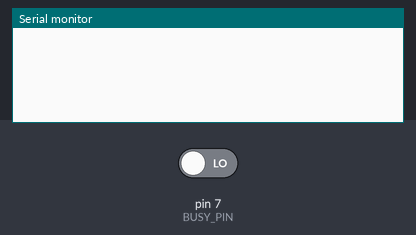
Simulated run of this sketch. Board: Arduino Uno, built with avr-gcc and run on an emulated ATmega328P. Shown: the last lines printed to the serial monitor. Inputs (shaded band) come from the test bench; at power-on: pin 7 (BUSY_PIN) LOW.

Above: at 1.2 s.
1.3 s: pin 7 (BUSY_PIN) driven HIGH
At 1.6 s:
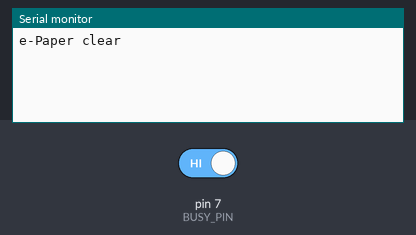
At 3.5 s:
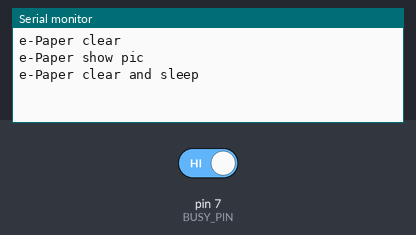

Measured:
- after the input at 1.3 s, the serial monitor: prints a new line after 0.20 s (image 1)

The sketch:

epd2in9d.ino
```cpp
#include <SPI.h>
#include "epd2in9d.h"
#include "imagedata.h"

Epd epd;

void setup()
{
    // put your setup code here, to run once:
    Serial.begin(9600);
    if (epd.Init() != 0) {
        Serial.println("e-Paper init failed");
        return;
    }

    Serial.println("e-Paper clear");
    epd.Clear();

    Serial.println("e-Paper show pic");
    epd.Display(IMAGE_DATA);

    Serial.println("e-Paper clear and sleep");
    epd.Clear();
    epd.Sleep();

}

void loop()
{

}
```

epd2in9d.cpp
```cpp
// (licence header left out)
#include <stdlib.h>
#include "epd2in9d.h"

/**
 * full screen update LUT
**/
const unsigned char EPD_2IN9D_lut_vcomDC[] = {
    0x00, 0x08, 0x00, 0x00, 0x00, 0x02,
    0x60, 0x28, 0x28, 0x00, 0x00, 0x01,
    0x00, 0x14, 0x00, 0x00, 0x00, 0x01,
    0x00, 0x12, 0x12, 0x00, 0x00, 0x01,
    0x00, 0x00, 0x00, 0x00, 0x00, 0x00,
    0x00, 0x00, 0x00, 0x00, 0x00, 0x00,
    0x00, 0x00, 0x00, 0x00, 0x00, 0x00,
    0x00, 0x00,
};
const unsigned char EPD_2IN9D_lut_ww[] = {
    0x40, 0x08, 0x00, 0x00, 0x00, 0x02,
    0x90, 0x28, 0x28, 0x00, 0x00, 0x01,
    0x40, 0x14, 0x00, 0x00, 0x00, 0x01,
    0xA0, 0x12, 0x12, 0x00, 0x00, 0x01,
    0x00, 0x00, 0x00, 0x00, 0x00, 0x00,
    0x00, 0x00, 0x00, 0x00, 0x00, 0x00,
    0x00, 0x00, 0x00, 0x00, 0x00, 0x00,
};
const unsigned char EPD_2IN9D_lut_bw[] = {
    0x40, 0x17, 0x00, 0x00, 0x00, 0x02,
    0x90, 0x0F, 0x0F, 0x00, 0x00, 0x03,
    0x40, 0x0A, 0x01, 0x00, 0x00, 0x01,
    0xA0, 0x0E, 0x0E, 0x00, 0x00, 0x02,
    0x00, 0x00, 0x00, 0x00, 0x00, 0x00,
    0x00, 0x00, 0x00, 0x00, 0x00, 0x00,
    0x00, 0x00, 0x00, 0x00, 0x00, 0x00,
};
const unsigned char EPD_2IN9D_lut_wb[] = {
    0x80, 0x08, 0x00, 0x00, 0x00, 0x02,
    0x90, 0x28, 0x28, 0x00, 0x00, 0x01,
    0x80, 0x14, 0x00, 0x00, 0x00, 0x01,
    0x50, 0x12, 0x12, 0x00, 0x00, 0x01,
    0x00, 0x00, 0x00, 0x00, 0x00, 0x00,
    0x00, 0x00, 0x00, 0x00, 0x00, 0x00,
    0x00, 0x00, 0x00, 0x00, 0x00, 0x00,
};
const unsigned char EPD_2IN9D_lut_bb[] = {
    0x80, 0x08, 0x00, 0x00, 0x00, 0x02,
    0x90, 0x28, 0x28, 0x00, 0x00, 0x01,
    0x80, 0x14, 0x00, 0x00, 0x00, 0x01,
    0x50, 0x12, 0x12, 0x00, 0x00, 0x01,
    0x00, 0x00, 0x00, 0x00, 0x00, 0x00,
    0x00, 0x00, 0x00, 0x00, 0x00, 0x00,
    0x00, 0x00, 0x00, 0x00, 0x00, 0x00,
};


/**
 * partial screen update LUT
**/
const unsigned char EPD_2IN9D_lut_vcom1[] = {
    0x00, 0x19, 0x01, 0x00, 0x00, 0x01,
    0x00, 0x00, 0x00, 0x00, 0x00, 0x00,
    0x00, 0x00, 0x00, 0x00, 0x00, 0x00,
    0x00, 0x00, 0x00, 0x00, 0x00, 0x00,
    0x00, 0x00, 0x00, 0x00, 0x00, 0x00,
    0x00, 0x00, 0x00, 0x00, 0x00, 0x00,
    0x00, 0x00, 0x00, 0x00, 0x00, 0x00
    ,0x00, 0x00,
};
const unsigned char EPD_2IN9D_lut_ww1[] = {
    0x00, 0x19, 0x01, 0x00, 0x00, 0x01,
    0x00, 0x00, 0x00, 0x00, 0x00, 0x00,
    0x00, 0x00, 0x00, 0x00, 0x00, 0x00,
    0x00, 0x00, 0x00, 0x00, 0x00, 0x00,
    0x00, 0x00, 0x00, 0x00, 0x00, 0x00,
    0x00, 0x00, 0x00, 0x00, 0x00, 0x00,
    0x00, 0x00, 0x00, 0x00, 0x00, 0x00,
};
const unsigned char EPD_2IN9D_lut_bw1[] = {
    0x80, 0x19, 0x01, 0x00, 0x00, 0x01,
    0x00, 0x00, 0x00, 0x00, 0x00, 0x00,
    0x00, 0x00, 0x00, 0x00, 0x00, 0x00,
    0x00, 0x00, 0x00, 0x00, 0x00, 0x00,
    0x00, 0x00, 0x00, 0x00, 0x00, 0x00,
    0x00, 0x00, 0x00, 0x00, 0x00, 0x00,
    0x00, 0x00, 0x00, 0x00, 0x00, 0x00,
};
const unsigned char EPD_2IN9D_lut_wb1[] = {
    0x40, 0x19, 0x01, 0x00, 0x00, 0x01,
    0x00, 0x00, 0x00, 0x00, 0x00, 0x00,
    0x00, 0x00, 0x00, 0x00, 0x00, 0x00,
    0x00, 0x00, 0x00, 0x00, 0x00, 0x00,
    0x00, 0x00, 0x00, 0x00, 0x00, 0x00,
    0x00, 0x00, 0x00, 0x00, 0x00, 0x00,
    0x00, 0x00, 0x00, 0x00, 0x00, 0x00,
};
const unsigned char EPD_2IN9D_lut_bb1[] = {
    0x00, 0x19, 0x01, 0x00, 0x00, 0x01,
    0x00, 0x00, 0x00, 0x00, 0x00, 0x00,
    0x00, 0x00, 0x00, 0x00, 0x00, 0x00,
    0x00, 0x00, 0x00, 0x00, 0x00, 0x00,
    0x00, 0x00, 0x00, 0x00, 0x00, 0x00,
    0x00, 0x00, 0x00, 0x00, 0x00, 0x00,
    0x00, 0x00, 0x00, 0x00, 0x00, 0x00,
};

Epd::~Epd()
{
};

Epd::Epd()
{
    reset_pin = RST_PIN;
    dc_pin = DC_PIN;
    cs_pin = CS_PIN;
    busy_pin = BUSY_PIN;
    width = EPD_WIDTH;
    height = EPD_HEIGHT;
};

/**
 *  @brief: basic function for sending commands
 */
void Epd::SendCommand(unsigned char command)
{
    DigitalWrite(dc_pin, LOW);
    SpiTransfer(command);
}

/**
 *  @brief: basic function for sending data
 */
void Epd::SendData(unsigned char data)
{
    DigitalWrite(dc_pin, HIGH);
    SpiTransfer(data);
}

/**
 *  @brief: Wait until the busy_pin goes HIGH
 */
void Epd::WaitUntilIdle(void)
{
    char busy;
    do {
        SendCommand(0x71);
        busy = DigitalRead(busy_pin);
        busy =!(busy & 0x01);
    } while(busy);
    DelayMs(200);
}


/******************************************************************************
function :	LUT download
parameter:
******************************************************************************/
void Epd::SetFullReg(void)
{
    SendCommand(0X50);			//VCOM AND DATA INTERVAL SETTING
    SendData(0xb7);		//WBmode:VBDF 17|D7 VBDW 97 VBDB 57		WBRmode:VBDF F7 VBDW 77 VBDB 37  VBDR B7

    unsigned int count;
    SendCommand(0x20);
    for(count=0; count<44; count++) {
        SendData(EPD_2IN9D_lut_vcomDC[count]);
    }

    SendCommand(0x21);
    for(count=0; count<42; count++) {
        SendData(EPD_2IN9D_lut_ww[count]);
    }

    SendCommand(0x22);
    for(count=0; count<42; count++) {
        SendData(EPD_2IN9D_lut_bw[count]);
    }

    SendCommand(0x23);
    for(count=0; count<42; count++) {
        SendData(EPD_2IN9D_lut_wb[count]);
    }

    SendCommand(0x24);
    for(count=0; count<42; count++) {
        SendData(EPD_2IN9D_lut_bb[count]);
    }
}

/******************************************************************************
function :	LUT download
parameter:
******************************************************************************/
void Epd::SetPartReg(void)
{
    SendCommand(0x82);			//vcom_DC setting
    SendData(0x00);
    SendCommand(0X50);
    SendData(0xb7);

    unsigned int count;
    SendCommand(0x20);
    for(count=0; count<44; count++) {
        SendData(EPD_2IN9D_lut_vcom1[count]);
    }

    SendCommand(0x21);
    for(count=0; count<42; count++) {
        SendData(EPD_2IN9D_lut_ww1[count]);
    }

    SendCommand(0x22);
    for(count=0; count<42; count++) {
        SendData(EPD_2IN9D_lut_bw1[count]);
    }

    SendCommand(0x23);
    for(count=0; count<42; count++) {
        SendData(EPD_2IN9D_lut_wb1[count]);
    }

    SendCommand(0x24);
    for(count=0; count<42; count++) {
        SendData(EPD_2IN9D_lut_bb1[count]);
    }
}

void Epd::TurnOnDisplay(void)
{
    SendCommand(0x12);		 //DISPLAY REFRESH
    DelayMs(10);     //!!!The delay here is necessary, 200uS at least!!!

    WaitUntilIdle();
}

int Epd::Init(void)
{
    /* this calls the peripheral hardware interface, see epdif */
    if (IfInit() != 0) {
        return -1;
    }

    Reset();

    SendCommand(0x01);	//POWER SETTING
    SendData(0x03);
    SendData(0x00);
    SendData(0x2b);
    SendData(0x2b);
    SendData(0x03);

    SendCommand(0x06);	//boost soft start
    SendData(0x17);     //A
    SendData(0x17);     //B
    SendData(0x17);     //C

    SendCommand(0x04);
    WaitUntilIdle();

    SendCommand(0x00);	//panel setting
    SendData(0xbf);     //LUT from OTP，128x296
    SendData(0x0e);     //VCOM to 0V fast

    SendCommand(0x30);	//PLL setting
    SendData(0x3a);     // 3a 100HZ   29 150Hz 39 200HZ	31 171HZ

    SendCommand(0x61);	//resolution setting
    SendData(EPD_WIDTH);
    SendData((EPD_HEIGHT >> 8) & 0xff);
    SendData(EPD_HEIGHT & 0xff);

    SendCommand(0x82);	//vcom_DC setting
    SendData(0x28);

    return 0;
}

/**
 *  @brief: module reset.
 *          often used to awaken the module in deep sleep,
 *          see Epd::Sleep();
 */
void Epd::Reset(void)
{
    DigitalWrite(reset_pin, HIGH);
    DelayMs(200);
    DigitalWrite(reset_pin, LOW);                //module reset
    DelayMs(10);
    DigitalWrite(reset_pin, HIGH);
    DelayMs(200);
}

void Epd::Clear(void)
{
    int w, h;
    w = (EPD_WIDTH % 8 == 0)? (EPD_WIDTH / 8 ): (EPD_WIDTH / 8 + 1);
    h = EPD_HEIGHT;

    SendCommand(0x10);
    for (int j = 0; j < h; j++) {
        for (int i = 0; i < w; i++) {
            SendData(0x00);
        }
    }

    SendCommand(0x13);
    for (int j = 0; j < h; j++) {
        for (int i = 0; i < w; i++) {
            SendData(0xFF);
        }
    }

    SetFullReg();
    TurnOnDisplay();
}

void Epd::Display(const unsigned char* frame_buffer)
{
    int w = (EPD_WIDTH % 8 == 0)? (EPD_WIDTH / 8 ): (EPD_WIDTH / 8 + 1);
    int h = EPD_HEIGHT;

    SendCommand(0x10);
    for (int j = 0; j < h; j++) {
        for (int i = 0; i < w; i++) {
            SendData(0x00);
        }
    }
    // Dev_Delay_ms(10);

    SendCommand(0x13);
    for (int j = 0; j < h; j++) {
        for (int i = 0; i < w; i++) {
            SendData(pgm_read_byte(&frame_buffer[i + j * w]));
        }
    }
    // Dev_Delay_ms(10);

    SetFullReg();
    TurnOnDisplay();
}

void Epd::DisplayPart(const unsigned char* frame_buffer)
{
    /* Set partial Windows */
    SetPartReg();
    SendCommand(0x91);		//This command makes the display enter partial mode
    SendCommand(0x90);		//resolution setting
    SendData(0);           //x-start
    SendData(EPD_WIDTH - 1);       //x-end

    SendData(0);
    SendData(0);     //y-start
    SendData(EPD_HEIGHT / 256);
    SendData(EPD_HEIGHT % 256 - 1);  //y-end
    SendData(0x28);
        int w = (EPD_WIDTH % 8 == 0)? (EPD_WIDTH / 8 ): (EPD_WIDTH / 8 + 1);
        int h = EPD_HEIGHT;

        /* send data */
        SendCommand(0x13);
        for (int j = 0; j < h; j++) {
            for (int i = 0; i < w; i++) {
                SendData(pgm_read_byte(&frame_buffer[i + j * w]));
            }
        }

        /* Set partial refresh */
        TurnOnDisplay();
    }

    /**
     *  @brief: After this command is transmitted, the chip would enter the
     *          deep-sleep mode to save power.
     *          The deep sleep mode would return to standby by hardware reset.
     *          The only one parameter is a check code, the command would be
     *          executed if check code = 0xA5.
     *          You can use Epd::Init() to awaken
     */
    void Epd::Sleep() {
        SendCommand(0X50);
        SendData(0xf7);
        SendCommand(0X02);  	//power off
        WaitUntilIdle();
        SendCommand(0X07);  	//deep sleep
        SendData(0xA5);

        DigitalWrite(reset_pin, LOW);
    }

    /* END OF FILE */
```

epd2in9d.h
```cpp
// (licence header left out)
#ifndef epd2in9d_H
#define epd2in9d_H

#include "epdif.h"

// Display resolution
#define EPD_WIDTH       128
#define EPD_HEIGHT      296

#define FULL			0
#define PART			1

class Epd : EpdIf {
public:
    unsigned long width;
    unsigned long height;

    Epd();
    ~Epd();
    int  Init(void);
    void SendCommand(unsigned char command);
    void SendData(unsigned char data);
    void WaitUntilIdle(void);
    void SetFullReg(void);
    void SetPartReg(void);
    void TurnOnDisplay(void);


    void Reset(void);
    void Clear(void);
    void Display(const unsigned char* frame_buffer);
    void DisplayPartBaseImage(const unsigned char* frame_buffer);
    void DisplayPart(const unsigned char* frame_buffer);

    void Sleep(void);
private:
    unsigned int reset_pin;
    unsigned int dc_pin;
    unsigned int cs_pin;
    unsigned int busy_pin;
};

#endif /* EPD1IN54B_H */

/* END OF FILE */
```

epdif.cpp
```cpp
// (licence header left out)
#include "epdif.h"
#include <spi.h>

EpdIf::EpdIf() {
};

EpdIf::~EpdIf() {
};

void EpdIf::DigitalWrite(int pin, int value) {
    digitalWrite(pin, value);
}

int EpdIf::DigitalRead(int pin) {
    return digitalRead(pin);
}

void EpdIf::DelayMs(unsigned int delaytime) {
    delay(delaytime);
}

void EpdIf::SpiTransfer(unsigned char data) {
    digitalWrite(CS_PIN, LOW);
    SPI.transfer(data);
    digitalWrite(CS_PIN, HIGH);
}

int EpdIf::IfInit(void) {
    pinMode(CS_PIN, OUTPUT);
    pinMode(RST_PIN, OUTPUT);
    pinMode(DC_PIN, OUTPUT);
    pinMode(BUSY_PIN, INPUT);

    SPI.begin();
    SPI.beginTransaction(SPISettings(2000000, MSBFIRST, SPI_MODE0));
    return 0;
}
```

epdif.h
```cpp
// (licence header left out)
#ifndef EPDIF_H
#define EPDIF_H

#include <arduino.h>

// Pin definition
#define RST_PIN         8
#define DC_PIN          9
#define CS_PIN          10
#define BUSY_PIN        7

class EpdIf {
public:
    EpdIf(void);
    ~EpdIf(void);

    static int  IfInit(void);
    static void DigitalWrite(int pin, int value);
    static int  DigitalRead(int pin);
    static void DelayMs(unsigned int delaytime);
    static void SpiTransfer(unsigned char data);
};

#endif
```

epdpaint.h
```cpp
// (licence header left out)
#ifndef EPDPAINT_H
#define EPDPAINT_H

// Display orientation
#define ROTATE_0            0
#define ROTATE_90           1
#define ROTATE_180          2
#define ROTATE_270          3

// Color inverse. 1 or 0 = set or reset a bit if set a colored pixel
#define IF_INVERT_COLOR     1

#include "fonts.h"

class Paint {
public:
    Paint(unsigned char* image, int width, int height);
    ~Paint();
    void Clear(int colored);
    int  GetWidth(void);
    void SetWidth(int width);
    int  GetHeight(void);
    void SetHeight(int height);
    int  GetRotate(void);
    void SetRotate(int rotate);
    unsigned char* GetImage(void);
    void DrawAbsolutePixel(int x, int y, int colored);
    void DrawPixel(int x, int y, int colored);
    void DrawCharAt(int x, int y, char ascii_char, sFONT* font, int colored);
    void DrawStringAt(int x, int y, const char* text, sFONT* font, int colored);
    void DrawLine(int x0, int y0, int x1, int y1, int colored);
    void DrawHorizontalLine(int x, int y, int width, int colored);
    void DrawVerticalLine(int x, int y, int height, int colored);
    void DrawRectangle(int x0, int y0, int x1, int y1, int colored);
    void DrawFilledRectangle(int x0, int y0, int x1, int y1, int colored);
    void DrawCircle(int x, int y, int radius, int colored);
    void DrawFilledCircle(int x, int y, int radius, int colored);

private:
    unsigned char* image;
    int width;
    int height;
    int rotate;
};

#endif

/* END OF FILE */
```

fonts.h
```cpp
// (licence header left out)
/* Define to prevent recursive inclusion -------------------------------------*/
#ifndef __FONTS_H
#define __FONTS_H

/* Max size of bitmap will based on a font24 (17x24) */
#define MAX_HEIGHT_FONT         24
#define MAX_WIDTH_FONT          17
#define OFFSET_BITMAP           54

#ifdef __cplusplus
 extern "C" {
#endif

/* Includes ------------------------------------------------------------------*/
#include <stdint.h>

typedef struct _tFont
{
  const uint8_t *table;
  uint16_t Width;
  uint16_t Height;

} sFONT;

extern sFONT Font24;
extern sFONT Font20;
extern sFONT Font16;
extern sFONT Font12;
extern sFONT Font8;

#ifdef __cplusplus
}
#endif

#endif /* __FONTS_H */


/************************ (C) COPYRIGHT STMicroelectronics *****END OF FILE****/
```

imagedata.h
```cpp
// (licence header left out)
extern const unsigned char IMAGE_DATA[];

/* FILE END */
```

Source omitted: epdpaint.cpp (9058 bytes), font12.c (25814 bytes), font16.c (48007 bytes), font20.c (64354 bytes), font24.c (96624 bytes), font8.c (17432 bytes), imagedata.cpp (data table, 25322 bytes)
